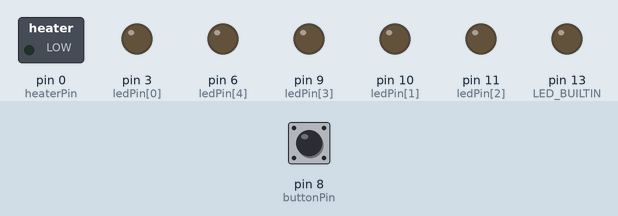
A sketch run on a simulated Arduino Uno, built with avr-gcc and run on an emulated ATmega328P. Shown: switched loads named in the sketch (green lamp = pin HIGH), output pins drawn as LEDs (lit = HIGH). The inputs (shaded band) are chosen by the test bench; at power-on: pin 8 (buttonPin) HIGH.

Above: at 2.7 s.
2.8 s: pin 8 (buttonPin) pulled LOW for 0.15 s
At 4.0 s:
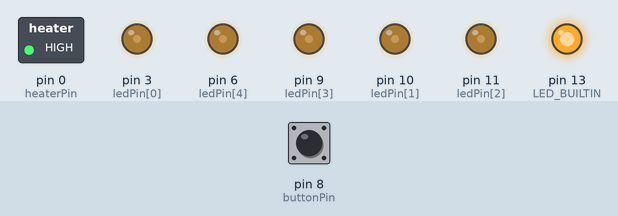
4.4 s: pin 8 (buttonPin) pulled LOW for 1 s
At 4.8 s:
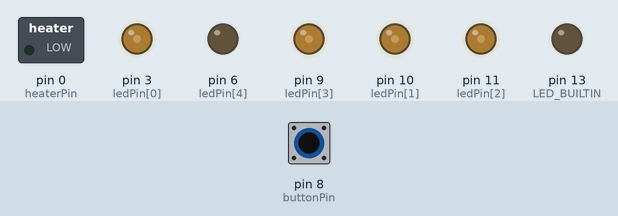
6.9 s: pin 8 (buttonPin) pulled LOW for 3.2 s
At 7.3 s:
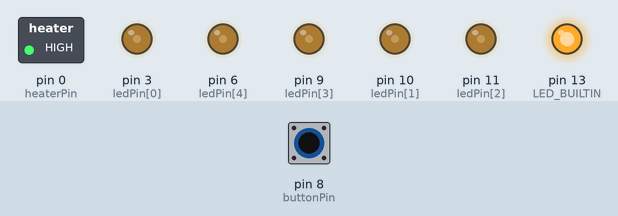
11.6 s: pin 8 (buttonPin) pulsed LOW 2 times (0.12 s each, 0.3 s apart)
At 14.3 s:
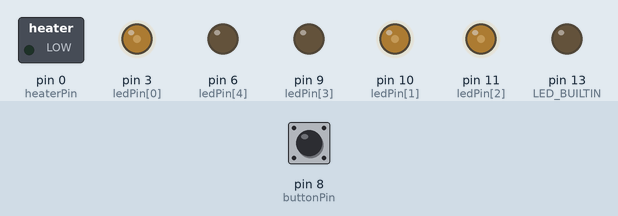
15.2 s: pin 8 (buttonPin) pulled LOW for 0.15 s
At 16.0 s:
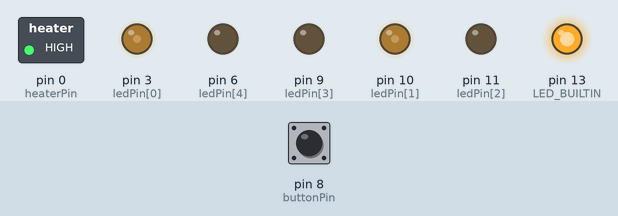
18.3 s: pin 8 (buttonPin) pulled LOW for 0.15 s
At 19.5 s:
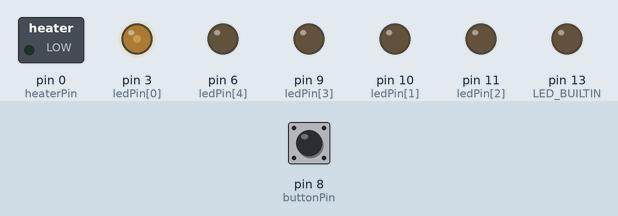
Timing chart, 0 to 22.4 s (numbered marks = the images above; inputs shaded):
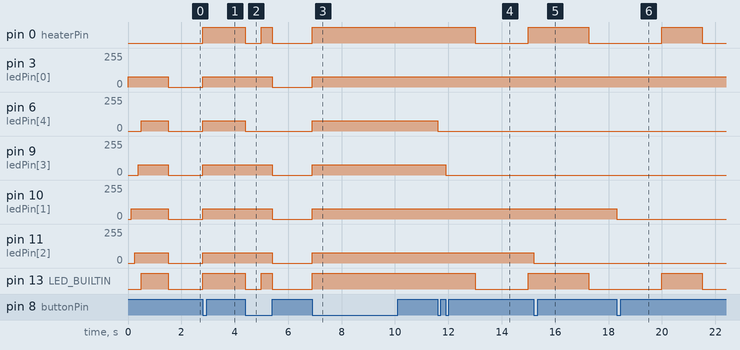

Measured:
- after the input at 2.8 s, pin 0 (heaterPin), pin 13 (LED_BUILTIN): LOW → HIGH at once; pin 3 (ledPin[0]), pin 6 (ledPin[4]), pin 9 (ledPin[3]), pin 10 (ledPin[1]), pin 11 (ledPin[2]): 0/255 → 76/255 at once
- after the input at 4.4 s, pin 0 (heaterPin), pin 13 (LED_BUILTIN): HIGH → LOW at once, → HIGH 0.60 s later, → LOW 0.40 s later; pin 3 (ledPin[0]), pin 9 (ledPin[3]), pin 10 (ledPin[1]), pin 11 (ledPin[2]): 76/255 → 0/255 after 1.0 s; pin 6 (ledPin[4]): 76/255 → 0/255 at once
- after the input at 6.9 s, pin 0 (heaterPin), pin 13 (LED_BUILTIN): LOW → HIGH at once; pin 3 (ledPin[0]), pin 6 (ledPin[4]), pin 9 (ledPin[3]), pin 10 (ledPin[1]), pin 11 (ledPin[2]): 0/255 → 76/255 at once
- after the input at 11.6 s, pin 0 (heaterPin), pin 13 (LED_BUILTIN): HIGH → LOW after 1.4 s, → HIGH 2.0 s later; pin 6 (ledPin[4]): 76/255 → 0/255 at once; pin 9 (ledPin[3]): 76/255 → 0/255 after 0.30 s
- after the input at 15.2 s, pin 0 (heaterPin), pin 13 (LED_BUILTIN): HIGH → LOW after 2.1 s instead of 2.8 s; pin 11 (ledPin[2]): 76/255 → 0/255 at once
- after the input at 18.3 s, pin 10 (ledPin[1]): 76/255 → 0/255 at once

The sketch:

grip_heater.ino
```cpp
// (licence header left out)
// Included libraries. /////////////////////////////////////////////////////////
// Button handling and debouncing.
// See https://github.com/JChristensen/Button.
#include "Button.h"

// Global constants. ///////////////////////////////////////////////////////////
// Button debouncing time [ms].
const int debounceTime = 50;

// Duration of long button activation [ms].
const int longPress = 1000;

// LED brightness. Interval: [0; 255].
const byte brightness = 0.3 * 255;

// Duration of LED flash during startup.
const unsigned long flashDuration = 1500ul;

// Number of heat levels and corresponding PWM duty cycles.
const int heatLevels = 6;
const double heatDutyCycle[heatLevels] = {0.00, 0.30, 0.45, 0.60, 0.80, 1.00};

// Pin numbers.
const int leds = heatLevels - 1;
const int ledPin[leds] = {3, 10, 11, 9, 6};
const int buttonPin = 8;
const int heaterPin = 0;

// PWM period [ms].
const unsigned long heatingPeriod = 5000ul;

// Global variables. ///////////////////////////////////////////////////////////
// Current heat level.
int heat = 0;

// Button sensor.
Button button(buttonPin, true, true, debounceTime);

// Functions. //////////////////////////////////////////////////////////////////
// Switch on given number of LEDs.
void glow(int n)
{
    for (int i = 0; i < leds; ++i)
        analogWrite(ledPin[i], brightness * (i<n));
}

// Flash all LEDs.
void flash()
{
    // Switch on all LEDs, one after the other.
    const unsigned long stepDuration = flashDuration / 3;
    for (int i = 1; i < leds; ++i)
    {
        glow(i);
        delay(stepDuration / (leds-1));
    }
    glow(leds);
    digitalWrite(LED_BUILTIN, HIGH);
    delay(flashDuration - stepDuration);

    // Switch off LEDs.
    glow(0);
    digitalWrite(LED_BUILTIN, LOW);
}

// Set up the controller after boot.
void setup()
{
    // Initialize pins.
    for (int i = 0; i < leds; ++i)
        pinMode(ledPin[i], OUTPUT);
    pinMode(heaterPin, OUTPUT);
    pinMode(LED_BUILTIN, OUTPUT);

    // Flash all LEDs to show device is ready.
    flash();
}

// Infinite worker loop.
void loop()
{
    // Adjust the heat level according to how long the button was pressed.
    button.read();
    if (button.wasPressed())
    {
        if (heat > 0)
            heat--;
        else
            heat = heatLevels - 1;
    }

    if (button.pressedFor(longPress) && heat < heatLevels-1)
        heat = 0;

    // Visualize the heat level using the LEDs.
    glow(heat);

    // If the heating duration is not yet over, heat the grips
    // and light the built-in LED.
    unsigned long millisSincePeriod = millis() % heatingPeriod;
    unsigned long millisToHeat = heatDutyCycle[heat] * heatingPeriod;
    boolean heatOn =  millisToHeat > millisSincePeriod;
    digitalWrite(heaterPin, heatOn);
    digitalWrite(LED_BUILTIN, heatOn);
}
```
